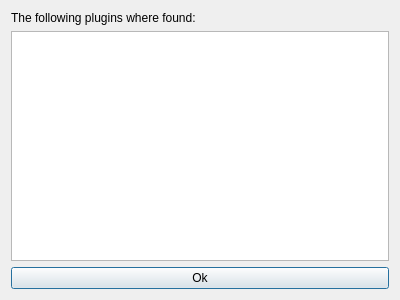
<?xml version="1.0" encoding="UTF-8"?>
<ui version="4.0">
 <class>PlugInsDialog</class>
 <widget class="QWidget" name="PlugInsDialog">
  <property name="geometry">
   <rect>
    <x>0</x>
    <y>0</y>
    <width>400</width>
    <height>300</height>
   </rect>
  </property>
  <property name="windowTitle">
   <string>Form</string>
  </property>
  <layout class="QVBoxLayout" name="verticalLayout_2">
   <item>
    <layout class="QVBoxLayout" name="verticalLayout">
     <item>
      <widget class="QLabel" name="label">
       <property name="text">
        <string>The following plugins where found: </string>
       </property>
      </widget>
     </item>
     <item>
      <widget class="QTreeWidget" name="treeWidget">
       <property name="selectionMode">
        <enum>QAbstractItemView::NoSelection</enum>
       </property>
       <property name="headerHidden">
        <bool>true</bool>
       </property>
       <column>
        <property name="text">
         <string notr="true">1</string>
        </property>
       </column>
      </widget>
     </item>
     <item>
      <widget class="QPushButton" name="pushButton">
       <property name="text">
        <string>Ok</string>
       </property>
       <property name="default">
        <bool>true</bool>
       </property>
      </widget>
     </item>
    </layout>
   </item>
  </layout>
 </widget>
 <resources/>
 <connections>
  <connection>
   <sender>pushButton</sender>
   <signal>clicked()</signal>
   <receiver>PlugInsDialog</receiver>
   <slot>close()</slot>
   <hints>
    <hint type="sourcelabel">
     <x>199</x>
     <y>276</y>
    </hint>
    <hint type="destinationlabel">
     <x>199</x>
     <y>149</y>
    </hint>
   </hints>
  </connection>
 </connections>
</ui>
